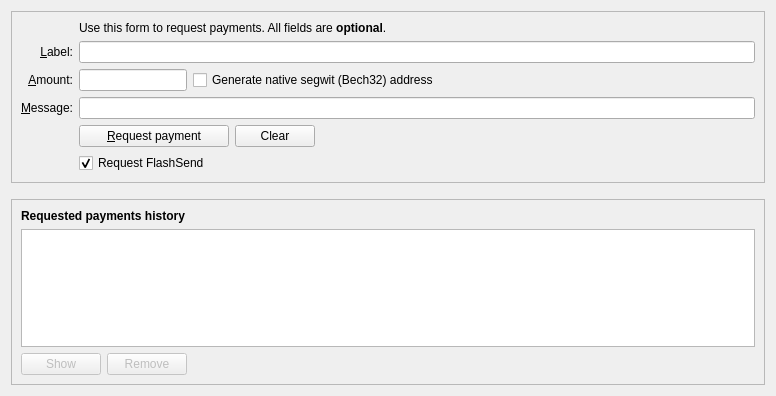
<?xml version="1.0" encoding="UTF-8"?>
<ui version="4.0">
 <class>ReceiveCoinsDialog</class>
 <widget class="QWidget" name="ReceiveCoinsDialog">
  <property name="geometry">
   <rect>
    <x>0</x>
    <y>0</y>
    <width>776</width>
    <height>396</height>
   </rect>
  </property>
  <layout class="QVBoxLayout" name="verticalLayout" stretch="0,0,1">
   <item>
    <widget class="QFrame" name="frame2">
     <property name="sizePolicy">
      <sizepolicy hsizetype="Preferred" vsizetype="Expanding">
       <horstretch>0</horstretch>
       <verstretch>0</verstretch>
      </sizepolicy>
     </property>
     <property name="frameShape">
      <enum>QFrame::StyledPanel</enum>
     </property>
     <property name="frameShadow">
      <enum>QFrame::Sunken</enum>
     </property>
     <layout class="QVBoxLayout" name="verticalLayout_3">
      <item>
       <layout class="QGridLayout" name="gridLayout">
        <item row="5" column="0">
         <widget class="QLabel" name="label">
          <property name="toolTip">
           <string>An optional amount to request. Leave this empty or zero to not request a specific amount.</string>
          </property>
          <property name="text">
           <string>&amp;Amount:</string>
          </property>
          <property name="alignment">
           <set>Qt::AlignRight|Qt::AlignTrailing|Qt::AlignVCenter</set>
          </property>
          <property name="buddy">
           <cstring>reqAmount</cstring>
          </property>
         </widget>
        </item>
        <item row="6" column="0">
         <widget class="QLabel" name="label_3">
          <property name="toolTip">
           <string>An optional message to attach to the payment request, which will be displayed when the request is opened. Note: The message will not be sent with the payment over the SUQA network.</string>
          </property>
          <property name="text">
           <string>&amp;Message:</string>
          </property>
          <property name="alignment">
           <set>Qt::AlignRight|Qt::AlignTrailing|Qt::AlignVCenter</set>
          </property>
          <property name="buddy">
           <cstring>reqMessage</cstring>
          </property>
         </widget>
        </item>
        <item row="4" column="2">
         <widget class="QLineEdit" name="reqLabel">
          <property name="toolTip">
           <string>An optional label to associate with the new receiving address.</string>
          </property>
         </widget>
        </item>
        <item row="2" column="2">
         <widget class="QLabel" name="label_5">
          <property name="text">
           <string>Use this form to request payments. All fields are &lt;b&gt;optional&lt;/b&gt;.</string>
          </property>
         </widget>
        </item>
        <item row="4" column="0">
         <widget class="QLabel" name="label_2">
          <property name="toolTip">
           <string>An optional label to associate with the new receiving address.</string>
          </property>
          <property name="text">
           <string>&amp;Label:</string>
          </property>
          <property name="alignment">
           <set>Qt::AlignRight|Qt::AlignTrailing|Qt::AlignVCenter</set>
          </property>
          <property name="buddy">
           <cstring>reqLabel</cstring>
          </property>
         </widget>
        </item>
        <item row="6" column="2">
         <widget class="QLineEdit" name="reqMessage">
          <property name="toolTip">
           <string>An optional message to attach to the payment request, which will be displayed when the request is opened. Note: The message will not be sent with the payment over the SUQA network.</string>
          </property>
         </widget>
        </item>
        <item row="7" column="2">
         <layout class="QHBoxLayout" name="horizontalLayout">
          <item>
           <widget class="QPushButton" name="receiveButton">
            <property name="minimumSize">
             <size>
              <width>150</width>
              <height>0</height>
             </size>
            </property>
            <property name="text">
             <string>&amp;Request payment</string>
            </property>
            <property name="icon">
             <iconset resource="../suqa.qrc">
              <normaloff>:/icons/receiving_addresses</normaloff>:/icons/receiving_addresses</iconset>
            </property>
           </widget>
          </item>
          <item>
           <widget class="QPushButton" name="clearButton">
            <property name="sizePolicy">
             <sizepolicy hsizetype="Minimum" vsizetype="Fixed">
              <horstretch>0</horstretch>
              <verstretch>0</verstretch>
             </sizepolicy>
            </property>
            <property name="toolTip">
             <string>Clear all fields of the form.</string>
            </property>
            <property name="text">
             <string>Clear</string>
            </property>
            <property name="icon">
             <iconset resource="../suqa.qrc">
              <normaloff>:/icons/remove</normaloff>:/icons/remove</iconset>
            </property>
            <property name="autoDefault">
             <bool>false</bool>
            </property>
           </widget>
          </item>
          <item>
           <spacer name="horizontalSpacer">
            <property name="orientation">
             <enum>Qt::Horizontal</enum>
            </property>
            <property name="sizeHint" stdset="0">
             <size>
              <width>40</width>
              <height>20</height>
             </size>
            </property>
           </spacer>
          </item>
         </layout>
        </item>
        <item row="7" column="0">
         <widget class="QLabel" name="label_7">
          <property name="text">
           <string/>
          </property>
         </widget>
        </item>
        <item row="8" column="2">
         <widget class="QCheckBox" name="checkUseInstantSend">
          <property name="text">
           <string>Request FlashSend</string>
          </property>
          <property name="checked">
           <bool>true</bool>
          </property>
         </widget>
        </item>
        <item row="5" column="2">
         <layout class="QHBoxLayout" name="horizontalLayout_6">
          <item>
           <widget class="SUQAAmountField" name="reqAmount">
            <property name="sizePolicy">
             <sizepolicy hsizetype="Fixed" vsizetype="Fixed">
              <horstretch>0</horstretch>
              <verstretch>0</verstretch>
             </sizepolicy>
            </property>
            <property name="minimumSize">
             <size>
              <width>80</width>
              <height>0</height>
             </size>
            </property>
            <property name="maximumSize">
             <size>
              <width>1000</width>
              <height>100</height>
             </size>
            </property>
            <property name="toolTip">
             <string>An optional amount to request. Leave this empty or zero to not request a specific amount.</string>
            </property>
           </widget>
          </item>
          <item>
           <widget class="QCheckBox" name="useBech32">
            <property name="sizePolicy">
             <sizepolicy hsizetype="Fixed" vsizetype="Fixed">
              <horstretch>0</horstretch>
              <verstretch>0</verstretch>
             </sizepolicy>
            </property>
            <property name="maximumSize">
             <size>
              <width>1000</width>
              <height>16777215</height>
             </size>
            </property>
            <property name="focusPolicy">
             <enum>Qt::StrongFocus</enum>
            </property>
            <property name="toolTip">
             <string>Native segwit addresses (aka Bech32 or BIP-173) reduce your transaction fees later on and offer better protection against typos, but old wallets don't support them. When unchecked, an address compatible with older wallets will be created instead.</string>
            </property>
            <property name="text">
             <string>Generate native segwit (Bech32) address</string>
            </property>
           </widget>
          </item>
          <item>
           <spacer name="horizontalSpacer_3">
            <property name="orientation">
             <enum>Qt::Horizontal</enum>
            </property>
            <property name="sizeHint" stdset="0">
             <size>
              <width>0</width>
              <height>0</height>
             </size>
            </property>
           </spacer>
          </item>
         </layout>
        </item>
       </layout>
      </item>
     </layout>
    </widget>
   </item>
   <item>
    <spacer name="verticalSpacer_2">
     <property name="orientation">
      <enum>Qt::Vertical</enum>
     </property>
     <property name="sizeHint" stdset="0">
      <size>
       <width>20</width>
       <height>10</height>
      </size>
     </property>
    </spacer>
   </item>
   <item>
    <widget class="QFrame" name="frame">
     <property name="sizePolicy">
      <sizepolicy hsizetype="Preferred" vsizetype="Expanding">
       <horstretch>0</horstretch>
       <verstretch>0</verstretch>
      </sizepolicy>
     </property>
     <property name="frameShape">
      <enum>QFrame::StyledPanel</enum>
     </property>
     <property name="frameShadow">
      <enum>QFrame::Raised</enum>
     </property>
     <layout class="QVBoxLayout" name="verticalLayout_2">
      <item>
       <widget class="QLabel" name="label_6">
        <property name="font">
         <font>
          <weight>75</weight>
          <bold>true</bold>
         </font>
        </property>
        <property name="text">
         <string>Requested payments history</string>
        </property>
       </widget>
      </item>
      <item>
       <widget class="QTableView" name="recentRequestsView">
        <property name="contextMenuPolicy">
         <enum>Qt::CustomContextMenu</enum>
        </property>
        <property name="tabKeyNavigation">
         <bool>false</bool>
        </property>
        <property name="sortingEnabled">
         <bool>true</bool>
        </property>
       </widget>
      </item>
      <item>
       <layout class="QHBoxLayout" name="horizontalLayout_2">
        <item>
         <widget class="QPushButton" name="showRequestButton">
          <property name="enabled">
           <bool>false</bool>
          </property>
          <property name="toolTip">
           <string>Show the selected request (does the same as double clicking an entry)</string>
          </property>
          <property name="text">
           <string>Show</string>
          </property>
          <property name="icon">
           <iconset resource="../suqa.qrc">
            <normaloff>:/icons/edit</normaloff>:/icons/edit</iconset>
          </property>
          <property name="autoDefault">
           <bool>false</bool>
          </property>
         </widget>
        </item>
        <item>
         <widget class="QPushButton" name="removeRequestButton">
          <property name="enabled">
           <bool>false</bool>
          </property>
          <property name="toolTip">
           <string>Remove the selected entries from the list</string>
          </property>
          <property name="text">
           <string>Remove</string>
          </property>
          <property name="icon">
           <iconset resource="../suqa.qrc">
            <normaloff>:/icons/remove</normaloff>:/icons/remove</iconset>
          </property>
          <property name="autoDefault">
           <bool>false</bool>
          </property>
         </widget>
        </item>
        <item>
         <spacer name="horizontalSpacer_2">
          <property name="orientation">
           <enum>Qt::Horizontal</enum>
          </property>
          <property name="sizeHint" stdset="0">
           <size>
            <width>40</width>
            <height>20</height>
           </size>
          </property>
         </spacer>
        </item>
       </layout>
      </item>
     </layout>
    </widget>
   </item>
  </layout>
 </widget>
 <customwidgets>
  <customwidget>
   <class>SUQAAmountField</class>
   <extends>QLineEdit</extends>
   <header>qt/suqaamountfield.h</header>
   <container>1</container>
  </customwidget>
 </customwidgets>
 <tabstops>
  <tabstop>reqLabel</tabstop>
  <tabstop>reqAmount</tabstop>
  <tabstop>useBech32</tabstop>
  <tabstop>reqMessage</tabstop>
  <tabstop>receiveButton</tabstop>
  <tabstop>clearButton</tabstop>
  <tabstop>recentRequestsView</tabstop>
  <tabstop>showRequestButton</tabstop>
  <tabstop>removeRequestButton</tabstop>
 </tabstops>
 <resources>
  <include location="../suqa.qrc"/>
 </resources>
 <connections/>
</ui>
